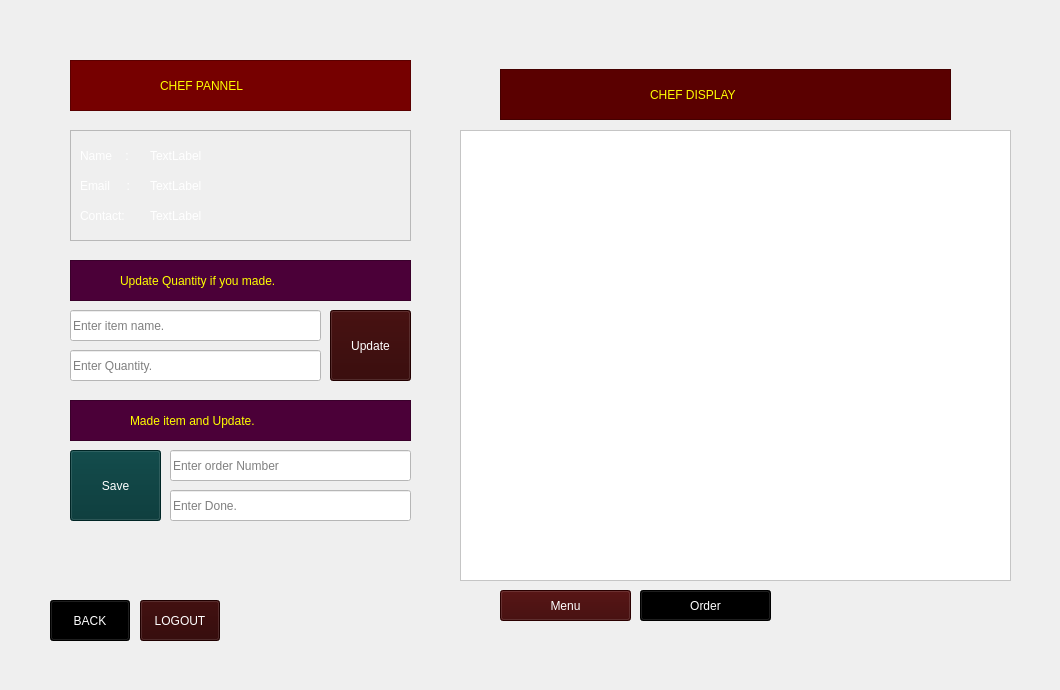
    <widget class="QWidget" name="chef_pannel_page">
     <widget class="QTableView" name="chef_tableView">
      <property name="geometry">
       <rect>
        <x>460</x>
        <y>130</y>
        <width>551</width>
        <height>451</height>
       </rect>
      </property>
      <property name="styleSheet">
       <string notr="true">background-color: rgb(255, 255, 255);
font: 75 14pt &quot;Comic Sans MS&quot;;
color: rgb(0, 0, 0);</string>
      </property>
     </widget>
     <widget class="QPushButton" name="chef_menu_button">
      <property name="geometry">
       <rect>
        <x>500</x>
        <y>590</y>
        <width>131</width>
        <height>31</height>
       </rect>
      </property>
      <property name="styleSheet">
       <string notr="true">background-color: rgb(59, 0, 0);
color: rgb(255, 255, 255);
font: 12pt &quot;Impact&quot;;</string>
      </property>
      <property name="text">
       <string>Menu</string>
      </property>
     </widget>
     <widget class="QPushButton" name="chef_see_order_button">
      <property name="geometry">
       <rect>
        <x>640</x>
        <y>590</y>
        <width>131</width>
        <height>31</height>
       </rect>
      </property>
      <property name="styleSheet">
       <string notr="true">background-color: rgb(0, 0, 0);
color: rgb(255, 255, 255);
font: 12pt &quot;Impact&quot;;</string>
      </property>
      <property name="text">
       <string>Order</string>
      </property>
     </widget>
     <widget class="QLineEdit" name="chef_itemEdit_input">
      <property name="geometry">
       <rect>
        <x>70</x>
        <y>310</y>
        <width>251</width>
        <height>31</height>
       </rect>
      </property>
      <property name="styleSheet">
       <string notr="true">background-color: rgb(255, 255, 255);
color: rgb(0, 0, 0);
font: 10pt &quot;OCR A Extended&quot;;</string>
      </property>
      <property name="placeholderText">
       <string>Enter item name.</string>
      </property>
     </widget>
     <widget class="QLineEdit" name="chef_quantityEdit_input">
      <property name="geometry">
       <rect>
        <x>70</x>
        <y>350</y>
        <width>251</width>
        <height>31</height>
       </rect>
      </property>
      <property name="styleSheet">
       <string notr="true">background-color: rgb(255, 255, 255);
font: 10pt &quot;OCR A Extended&quot;;
color: rgb(0, 0, 0);</string>
      </property>
      <property name="placeholderText">
       <string>Enter Quantity.</string>
      </property>
     </widget>
     <widget class="QPushButton" name="chef_item_update_button">
      <property name="geometry">
       <rect>
        <x>330</x>
        <y>310</y>
        <width>81</width>
        <height>71</height>
       </rect>
      </property>
      <property name="styleSheet">
       <string notr="true">font: 14pt &quot;Impact&quot;;
background-color: rgb(47, 0, 0);
color: rgb(255, 255, 255);</string>
      </property>
      <property name="text">
       <string>Update</string>
      </property>
     </widget>
     <widget class="QPushButton" name="chef_back_button_2">
      <property name="geometry">
       <rect>
        <x>50</x>
        <y>600</y>
        <width>80</width>
        <height>41</height>
       </rect>
      </property>
      <property name="styleSheet">
       <string notr="true">color: rgb(255, 255, 255);
font: 10pt &quot;Impact&quot;;
background-color: rgb(0, 0, 0);</string>
      </property>
      <property name="text">
       <string>BACK</string>
      </property>
     </widget>
     <widget class="QPushButton" name="chef_logout_button">
      <property name="geometry">
       <rect>
        <x>140</x>
        <y>600</y>
        <width>80</width>
        <height>41</height>
       </rect>
      </property>
      <property name="styleSheet">
       <string notr="true">font: 10pt &quot;Impact&quot;;
background-color: rgb(44, 0, 0);
color: rgb(255, 255, 255);</string>
      </property>
      <property name="text">
       <string>LOGOUT</string>
      </property>
     </widget>
     <widget class="QLineEdit" name="chef_order_no_input">
      <property name="geometry">
       <rect>
        <x>170</x>
        <y>450</y>
        <width>241</width>
        <height>31</height>
       </rect>
      </property>
      <property name="styleSheet">
       <string notr="true">background-color: rgb(255, 255, 255);
color: rgb(0, 0, 0);
font: 10pt &quot;OCR A Extended&quot;;</string>
      </property>
      <property name="placeholderText">
       <string>Enter order Number</string>
      </property>
     </widget>
     <widget class="QLineEdit" name="chef_order_verdict">
      <property name="geometry">
       <rect>
        <x>170</x>
        <y>490</y>
        <width>241</width>
        <height>31</height>
       </rect>
      </property>
      <property name="styleSheet">
       <string notr="true">background-color: rgb(255, 255, 255);
color: rgb(0, 0, 0);
font: 10pt &quot;OCR A Extended&quot;;</string>
      </property>
      <property name="placeholderText">
       <string>Enter Done.</string>
      </property>
     </widget>
     <widget class="QPushButton" name="chef_verdict_button">
      <property name="geometry">
       <rect>
        <x>70</x>
        <y>450</y>
        <width>91</width>
        <height>71</height>
       </rect>
      </property>
      <property name="styleSheet">
       <string notr="true">color: rgb(255, 255, 255);
font: 14pt &quot;Impact&quot;;
background-color: rgb(0, 52, 52);</string>
      </property>
      <property name="text">
       <string>Save</string>
      </property>
     </widget>
     <widget class="QLabel" name="label_21">
      <property name="geometry">
       <rect>
        <x>0</x>
        <y>0</y>
        <width>1051</width>
        <height>681</height>
       </rect>
      </property>
      <property name="text">
       <string/>
      </property>
      <property name="pixmap">
       <pixmap resource="resource.qrc">:/image/F:/projects_image/chef02.jpg</pixmap>
      </property>
      <property name="scaledContents">
       <bool>true</bool>
      </property>
     </widget>
     <widget class="QFrame" name="frame_17">
      <property name="geometry">
       <rect>
        <x>70</x>
        <y>130</y>
        <width>341</width>
        <height>111</height>
       </rect>
      </property>
      <property name="styleSheet">
       <string notr="true">background-image: url(:/image/F:/projects_image/chefanother.jpg);</string>
      </property>
      <property name="frameShape">
       <enum>QFrame::StyledPanel</enum>
      </property>
      <property name="frameShadow">
       <enum>QFrame::Raised</enum>
      </property>
      <widget class="QLabel" name="show_chef_contact">
       <property name="geometry">
        <rect>
         <x>80</x>
         <y>70</y>
         <width>251</width>
         <height>31</height>
        </rect>
       </property>
       <property name="styleSheet">
        <string notr="true">font: 12pt &quot;Impact&quot;;
color: rgb(255, 255, 255);</string>
       </property>
       <property name="text">
        <string>TextLabel</string>
       </property>
      </widget>
      <widget class="QLabel" name="show_chef_email">
       <property name="geometry">
        <rect>
         <x>80</x>
         <y>40</y>
         <width>251</width>
         <height>31</height>
        </rect>
       </property>
       <property name="styleSheet">
        <string notr="true">font: 12pt &quot;Impact&quot;;
color: rgb(255, 255, 255);</string>
       </property>
       <property name="text">
        <string>TextLabel</string>
       </property>
      </widget>
      <widget class="QLabel" name="show_chef_name">
       <property name="geometry">
        <rect>
         <x>80</x>
         <y>10</y>
         <width>251</width>
         <height>31</height>
        </rect>
       </property>
       <property name="styleSheet">
        <string notr="true">font: 12pt &quot;Impact&quot;;
color: rgb(255, 255, 255);</string>
       </property>
       <property name="text">
        <string>TextLabel</string>
       </property>
      </widget>
      <widget class="QLabel" name="chef_name_lebel">
       <property name="geometry">
        <rect>
         <x>10</x>
         <y>10</y>
         <width>71</width>
         <height>31</height>
        </rect>
       </property>
       <property name="styleSheet">
        <string notr="true">font: 12pt &quot;Impact&quot;;
color: rgb(255, 255, 255);
</string>
       </property>
       <property name="text">
        <string>Name    :</string>
       </property>
      </widget>
      <widget class="QLabel" name="chef_email_lebel">
       <property name="geometry">
        <rect>
         <x>10</x>
         <y>40</y>
         <width>71</width>
         <height>31</height>
        </rect>
       </property>
       <property name="styleSheet">
        <string notr="true">font: 12pt &quot;Impact&quot;;
color: rgb(255, 255, 255);</string>
       </property>
       <property name="text">
        <string>Email     :</string>
       </property>
      </widget>
      <widget class="QLabel" name="chef_contact_lebel">
       <property name="geometry">
        <rect>
         <x>10</x>
         <y>70</y>
         <width>71</width>
         <height>31</height>
        </rect>
       </property>
       <property name="styleSheet">
        <string notr="true">font: 12pt &quot;Impact&quot;;
color: rgb(255, 255, 255);</string>
       </property>
       <property name="text">
        <string>Contact:</string>
       </property>
      </widget>
      <zorder>chef_name_lebel</zorder>
      <zorder>chef_email_lebel</zorder>
      <zorder>chef_contact_lebel</zorder>
      <zorder>show_chef_contact</zorder>
      <zorder>show_chef_email</zorder>
      <zorder>show_chef_name</zorder>
     </widget>
     <widget class="QFrame" name="frame_18">
      <property name="geometry">
       <rect>
        <x>70</x>
        <y>400</y>
        <width>341</width>
        <height>41</height>
       </rect>
      </property>
      <property name="styleSheet">
       <string notr="true">background-color: rgb(75, 0, 56);</string>
      </property>
      <property name="frameShape">
       <enum>QFrame::StyledPanel</enum>
      </property>
      <property name="frameShadow">
       <enum>QFrame::Raised</enum>
      </property>
      <widget class="QLabel" name="label_25">
       <property name="geometry">
        <rect>
         <x>60</x>
         <y>10</y>
         <width>191</width>
         <height>21</height>
        </rect>
       </property>
       <property name="styleSheet">
        <string notr="true">font: 12pt &quot;Impact&quot;;
color: rgb(255, 255, 0);</string>
       </property>
       <property name="text">
        <string>Made item and Update.</string>
       </property>
      </widget>
     </widget>
     <widget class="QFrame" name="frame_19">
      <property name="geometry">
       <rect>
        <x>70</x>
        <y>260</y>
        <width>341</width>
        <height>41</height>
       </rect>
      </property>
      <property name="styleSheet">
       <string notr="true">background-color: rgb(75, 0, 56);</string>
      </property>
      <property name="frameShape">
       <enum>QFrame::StyledPanel</enum>
      </property>
      <property name="frameShadow">
       <enum>QFrame::Raised</enum>
      </property>
      <widget class="QLabel" name="label_24">
       <property name="geometry">
        <rect>
         <x>50</x>
         <y>10</y>
         <width>241</width>
         <height>21</height>
        </rect>
       </property>
       <property name="styleSheet">
        <string notr="true">font: 12pt &quot;Impact&quot;;
color: rgb(255, 255, 0);</string>
       </property>
       <property name="text">
        <string>Update Quantity if you made.</string>
       </property>
      </widget>
     </widget>
     <widget class="QFrame" name="frame_20">
      <property name="geometry">
       <rect>
        <x>70</x>
        <y>60</y>
        <width>341</width>
        <height>51</height>
       </rect>
      </property>
      <property name="styleSheet">
       <string notr="true">background-color: rgb(118, 0, 0);</string>
      </property>
      <property name="frameShape">
       <enum>QFrame::StyledPanel</enum>
      </property>
      <property name="frameShadow">
       <enum>QFrame::Raised</enum>
      </property>
      <widget class="QLabel" name="label_22">
       <property name="geometry">
        <rect>
         <x>90</x>
         <y>10</y>
         <width>141</width>
         <height>31</height>
        </rect>
       </property>
       <property name="styleSheet">
        <string notr="true">font: 16pt &quot;Impact&quot;;
color: rgb(255, 255, 0);</string>
       </property>
       <property name="text">
        <string>CHEF PANNEL</string>
       </property>
      </widget>
     </widget>
     <widget class="QFrame" name="frame_21">
      <property name="geometry">
       <rect>
        <x>500</x>
        <y>69</y>
        <width>451</width>
        <height>51</height>
       </rect>
      </property>
      <property name="styleSheet">
       <string notr="true">background-color: rgb(90, 0, 0);</string>
      </property>
      <property name="frameShape">
       <enum>QFrame::StyledPanel</enum>
      </property>
      <property name="frameShadow">
       <enum>QFrame::Raised</enum>
      </property>
      <widget class="QLabel" name="label_23">
       <property name="geometry">
        <rect>
         <x>150</x>
         <y>10</y>
         <width>161</width>
         <height>31</height>
        </rect>
       </property>
       <property name="styleSheet">
        <string notr="true">font: 16pt &quot;Impact&quot;;
color: rgb(255, 255, 0);</string>
       </property>
       <property name="text">
        <string>CHEF DISPLAY</string>
       </property>
      </widget>
     </widget>
     <zorder>label_21</zorder>
     <zorder>chef_tableView</zorder>
     <zorder>chef_menu_button</zorder>
     <zorder>chef_see_order_button</zorder>
     <zorder>chef_itemEdit_input</zorder>
     <zorder>chef_quantityEdit_input</zorder>
     <zorder>chef_item_update_button</zorder>
     <zorder>chef_back_button_2</zorder>
     <zorder>chef_logout_button</zorder>
     <zorder>chef_order_no_input</zorder>
     <zorder>chef_order_verdict</zorder>
     <zorder>chef_verdict_button</zorder>
     <zorder>frame_18</zorder>
     <zorder>frame_19</zorder>
     <zorder>frame_20</zorder>
     <zorder>frame_21</zorder>
     <zorder>frame_17</zorder>
    </widget>
